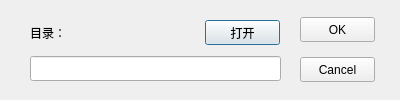
<?xml version="1.0" encoding="UTF-8"?>
<ui version="4.0">
 <class>Dialog</class>
 <widget class="QDialog" name="Dialog">
  <property name="geometry">
   <rect>
    <x>0</x>
    <y>0</y>
    <width>400</width>
    <height>100</height>
   </rect>
  </property>
  <property name="minimumSize">
   <size>
    <width>400</width>
    <height>100</height>
   </size>
  </property>
  <property name="maximumSize">
   <size>
    <width>400</width>
    <height>100</height>
   </size>
  </property>
  <property name="windowTitle">
   <string>Dialog</string>
  </property>
  <widget class="QLabel" name="label">
   <property name="geometry">
    <rect>
     <x>30</x>
     <y>20</y>
     <width>54</width>
     <height>25</height>
    </rect>
   </property>
   <property name="text">
    <string>目录：</string>
   </property>
  </widget>
  <widget class="QLineEdit" name="lineEdit">
   <property name="geometry">
    <rect>
     <x>30</x>
     <y>56</y>
     <width>251</width>
     <height>25</height>
    </rect>
   </property>
  </widget>
  <widget class="QPushButton" name="pushButton">
   <property name="geometry">
    <rect>
     <x>205</x>
     <y>20</y>
     <width>75</width>
     <height>25</height>
    </rect>
   </property>
   <property name="text">
    <string>打开</string>
   </property>
  </widget>
  <widget class="QPushButton" name="pushButton_2">
   <property name="geometry">
    <rect>
     <x>300</x>
     <y>17</y>
     <width>75</width>
     <height>25</height>
    </rect>
   </property>
   <property name="text">
    <string>OK</string>
   </property>
  </widget>
  <widget class="QPushButton" name="pushButton_3">
   <property name="geometry">
    <rect>
     <x>300</x>
     <y>57</y>
     <width>75</width>
     <height>25</height>
    </rect>
   </property>
   <property name="text">
    <string>Cancel</string>
   </property>
  </widget>
 </widget>
 <resources/>
 <connections>
  <connection>
   <sender>pushButton_3</sender>
   <signal>clicked()</signal>
   <receiver>Dialog</receiver>
   <slot>reject()</slot>
   <hints>
    <hint type="sourcelabel">
     <x>337</x>
     <y>69</y>
    </hint>
    <hint type="destinationlabel">
     <x>199</x>
     <y>49</y>
    </hint>
   </hints>
  </connection>
  <connection>
   <sender>pushButton_2</sender>
   <signal>clicked()</signal>
   <receiver>Dialog</receiver>
   <slot>accept()</slot>
   <hints>
    <hint type="sourcelabel">
     <x>337</x>
     <y>29</y>
    </hint>
    <hint type="destinationlabel">
     <x>199</x>
     <y>49</y>
    </hint>
   </hints>
  </connection>
 </connections>
</ui>
